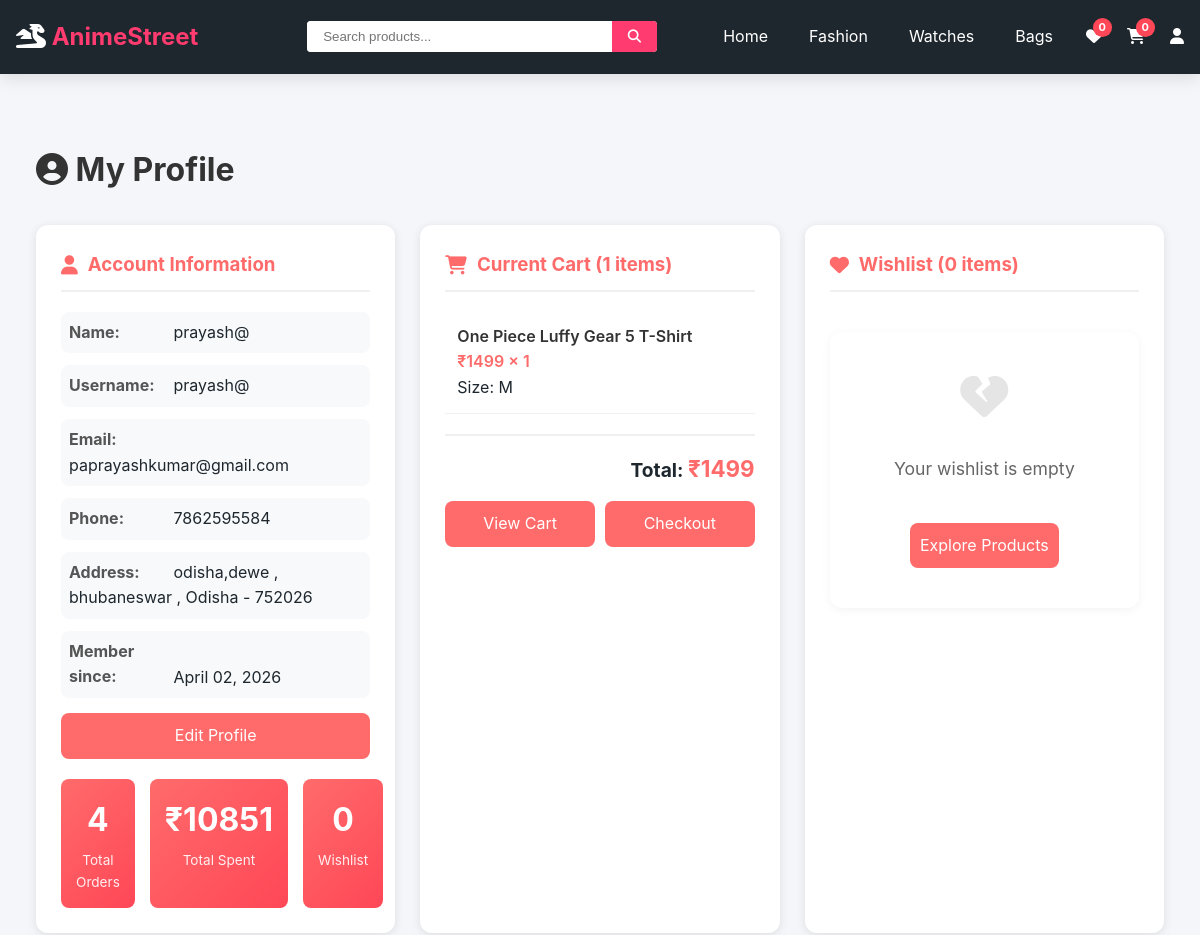
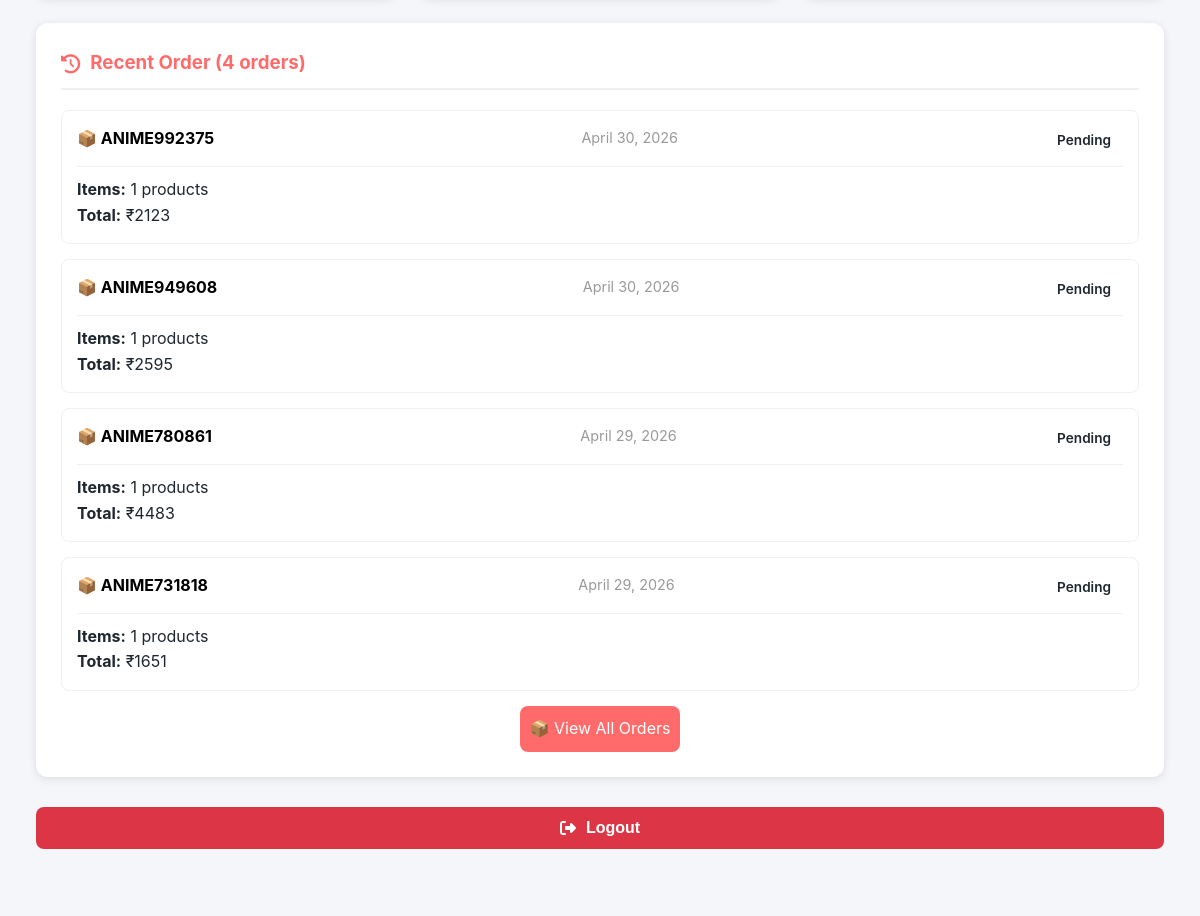
Page /profile/ (signed in, upper part) on the earlier database version (2 pictures, top to bottom).
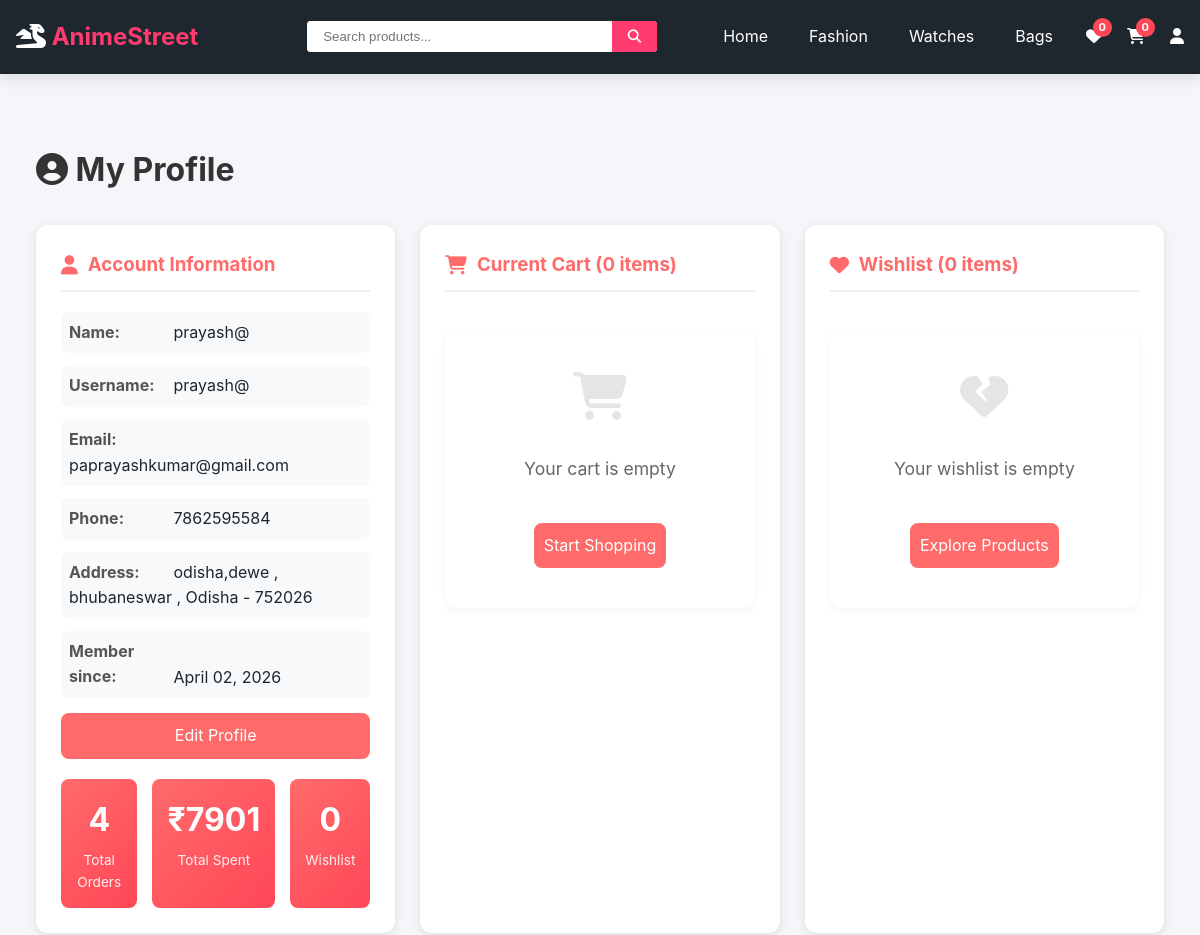
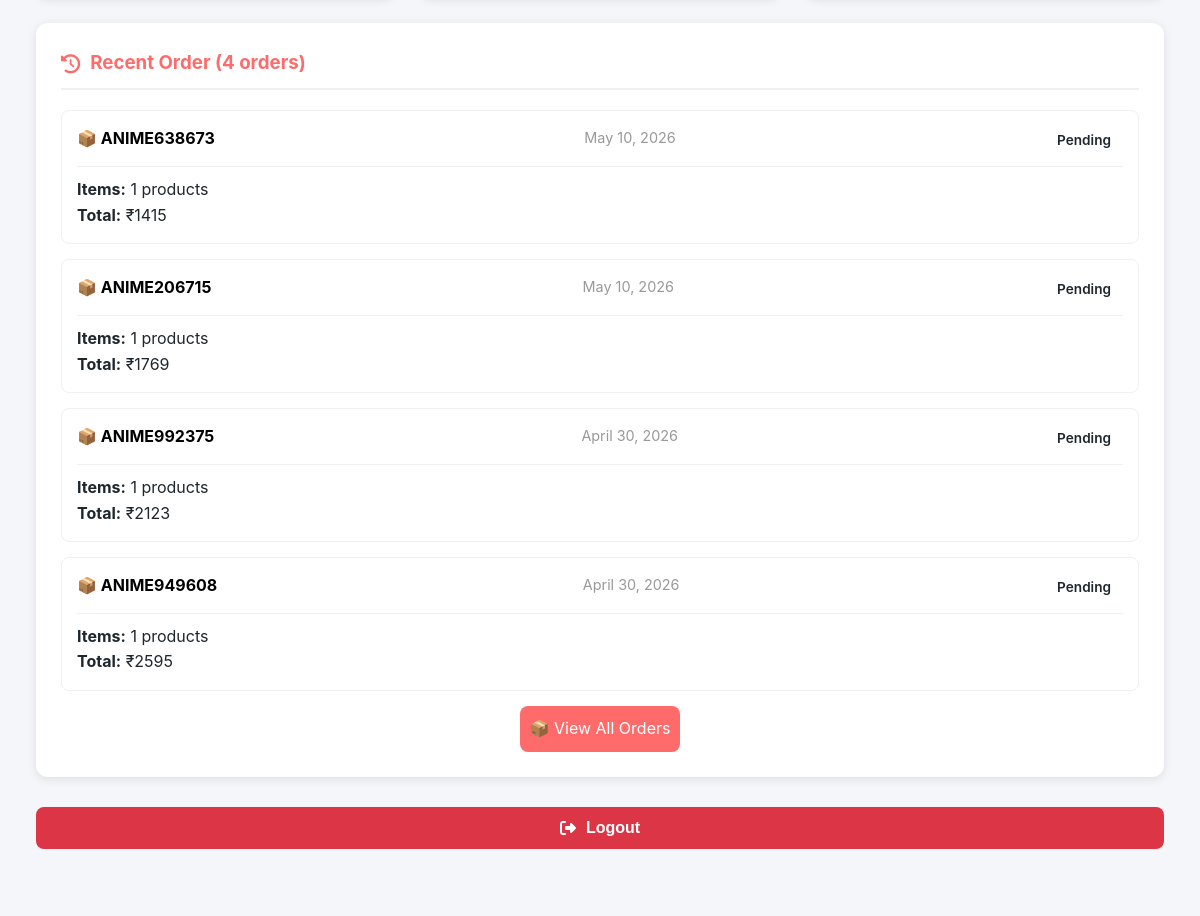
Same page on the later database version (2 pictures, top to bottom).
### shop/models.py (models this page shows, shortened)
class CartItem(models.Model):
    cart = models.ForeignKey(Cart, on_delete=models.CASCADE, related_name='items')
    product = models.ForeignKey(Product, on_delete=models.CASCADE)
    size = models.CharField(max_length=10, default='M')
    quantity = models.PositiveIntegerField(default=1)
    def get_total(self):
        return self.product.price * self.quantity
    class Meta:
        unique_together = ['cart', 'product', 'size']

class Product(models.Model):
    product_id = models.IntegerField(unique=True)
    name = models.CharField(max_length=200)
    price = models.DecimalField(max_digits=10, decimal_places=2)
    category = models.ForeignKey(Category, on_delete=models.CASCADE, related_name='products')
    sub_category = models.CharField(max_length=50, blank=True, null=True)
    type = models.CharField(max_length=100, blank=True)
    image = models.CharField(max_length=500, blank=True, null=True)
    image_url = models.URLField(max_length=500, blank=True, null=True)
    rating = models.DecimalField(max_digits=3, decimal_places=2, default=4.5)
    reviews = models.IntegerField(default=0)
    description = models.TextField(blank=True)
    sizes = models.JSONField(default=list)
    in_stock = models.BooleanField(default=True)
    featured = models.BooleanField(default=False)
    created_at = models.DateTimeField(auto_now_add=True)

class Order(models.Model):
    user = models.ForeignKey(User, on_delete=models.CASCADE)
    total_price = models.DecimalField(max_digits=10, decimal_places=2)
    payment_method = models.CharField(max_length=10, default="COD")
    transaction_id = models.CharField(max_length=100, blank=True, null=True)
    payment_screenshot = models.ImageField(upload_to='payments/', blank=True, null=True)
    payment_status = models.CharField(max_length=20, default="Pending")
    STATUS_CHOICES = [
    ('pending', 'Pending'),
    ('paid', 'Payment Confirmed'),
    ('processing', 'Preparing Order'),
    ('packed', 'Packed'),
    ('shipped', 'Shipped'),
    ('out_for_delivery', 'Out for Delivery'),
    ('delivered', 'Delivered'),
    ]
    status = models.CharField(
    max_length=30,
    choices=STATUS_CHOICES,
    default='pending'
)
    order_id = models.CharField(max_length=20, unique=True, blank=True)
    tracking_id = models.CharField(max_length=100, blank=True, null=True)
    created_at = models.DateTimeField(auto_now_add=True)

### shop/views.py (the view)
# urls.py: path('profile/', views.profile, name='profile'),
@login_required
def profile(request):
    cart, created = Cart.objects.get_or_create(user=request.user)
    wishlist, created = Wishlist.objects.get_or_create(user=request.user)
    orders = Order.objects.filter(user=request.user)\
        .prefetch_related('items')\
        .order_by('-created_at')[:4]
    cart_items = cart.items.select_related('product').all()
    wishlist_items = wishlist.items.select_related('product').all()
    cart_total = cart.get_total()
    total_orders = orders.count()
    total_spent = sum(order.total_price for order in orders)
    context = {
        'user': request.user,
        'cart_items': cart_items,
        'wishlist_items': wishlist_items,
        'orders': orders,
        'cart_total': cart_total,
        'total_orders': total_orders,
        'total_spent': total_spent,
    }
    return render(request, 'shop/profile.html', context)

### shop/context_processors.py (called while the page is built)
def cart_count(request):
    if request.user.is_authenticated:
        try:
            cart, created = Cart.objects.get_or_create(user=request.user)
            count = cart.get_total_items()
        except:
            count = 0
    else:
        count = 0
    return {'cart_count': count}

### shop/models.py (called while the page is built)
    def get_total(self):
        return sum(item.get_total() for item in self.items.all())

    def get_total_items(self):
        return sum(item.quantity for item in self.items.all())

### shop/templates/shop/profile.html (shortened to what the changed rows need)
{% extends 'shop/base.html' %}
{% load static %}
{% block content %}
<div class="container">
    <div class="profile-container">
        <h1><i class="fas fa-user-circle"></i> My Profile</h1>
        <div class="profile-grid">
            <div class="profile-card user-info">
                <div class="stats-grid">
                    <div class="stat-box">
                        <div class="stat-number">₹{{ total_spent|floatformat:0 }}</div>
                        <div class="stat-label">Total Spent</div>
                    </div>
                </div>
            </div>
            <div class="profile-card">
                <h3><i class="fas fa-shopping-cart"></i> Current Cart ({{ cart_items|length }} items)</h3>
                {% if cart_items %}
                <div>
                    {% for item in cart_items %}
                    <div class="cart-item">
                        <div class="cart-item-info">
                            <div class="cart-item-name">{{ item.product.name }}</div>
                            <div class="cart-item-price">₹{{ item.product.price|floatformat:0 }} × {{ item.quantity }}
                            </div>
                            <div class="cart-item-size">Size: {{ item.size }}</div>
                        </div>
                        <div class="cart-item-remove"
                            onclick='removeFromCart("{{ item.product.product_id }}", "{{ item.size }}")' <i
                            class="fas fa-trash"></i>
                        </div>
                    </div>
                    {% endfor %}
                    <div class="cart-total">
                        Total: <span>₹{{ cart_total|floatformat:0 }}</span>
                    </div>
                    <div class="action-buttons">
                        <a href="{% url 'shop:cart' %}" class="checkout-btn">View Cart</a>
                        <a href="{% url 'shop:checkout' %}" class="checkout-btn">Checkout</a>
                    </div>
                </div>
                {% else %}
                <div class="empty-state">
                    <i class="fas fa-shopping-cart"></i>
                    <p>Your cart is empty</p>
                    <a href="{% url 'shop:index' %}" class="checkout-btn">Start Shopping</a>
                </div>
                {% endif %}
            </div>
        </div>
        <div class="profile-card" style="margin-top: 25px;">
            {% if orders %}
            <div>
                {% for order in orders|slice:":4" %}
                <div class="order-item">
                    <div class="order-header">
                        <div style="color: black; font-weight: bold;">
                            📦 {{ order.order_id }}
                        </div>
                        <span class="order-date">{{ order.created_at|date:"F d, Y" }}</span>
                        <span class="order-status status-{{ order.status }}">{{ order.get_status_display }}</span>
                    </div>
                    <p><strong>Items:</strong> {{ order.items.count }} products</p>
                    <p><strong>Total:</strong> ₹{{ order.total_price|floatformat:0 }}</p>
                </div>
                {% endfor %}
            </div>
            {% else %}
            <div class="empty-state">
                <i class="fas fa-shopping-bag"></i>
                <p>No orders yet</p>
                <a href="{% url 'shop:index' %}" class="checkout-btn">Start Shopping</a>
            </div>
            {% endif %}
        </div>
    </div>
</div>
{% endblock %}

Differences in the rows shown:
removed CartItem: product.name "One Piece Luffy Gear 5 T-Shirt", product.price "1499", quantity "1", size "M"
no longer on this page (row unchanged): Order: order_id "ANIME780861", created_at "April 29, 2026", status "Pending", items.count "1", total_price "4483"
no longer on this page (row unchanged): Order: order_id "ANIME731818", created_at "April 29, 2026", status "Pending", items.count "1", total_price "1651"
added Order: order_id "ANIME638673", created_at "May 10, 2026", status "Pending", items.count "1", total_price "1415"
added Order: order_id "ANIME206715", created_at "May 10, 2026", status "Pending", items.count "1", total_price "1769"
Other differences:
{{ total_spent|floatformat:0 }}: "10851" → "7901"
{{ cart_items|length }}: "1" → "0"
{{ cart_total|floatformat:0 }}: "1499" → (not shown)
text no longer shown: "Total: ₹ View Cart Checkout"
text now shown: "Your cart is empty Start Shopping"
